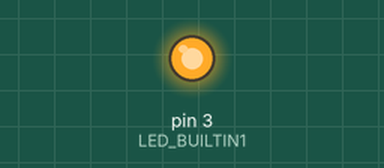
The sketch below on a simulated Arduino Uno, built with avr-gcc and run on an emulated ATmega328P. Shown: output pins drawn as LEDs (lit = HIGH).

Above: at 0.1 s.
Timing chart, 0 to 1.6 s (numbered marks = the images above):
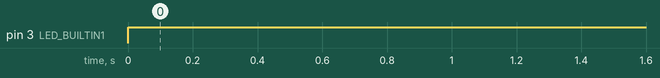

The sketch:

Code_Arduino_transmisor.ino
```cpp
// C++ code
//
const int LED_BUILTIN1= 3;

void setup()
{
  Serial.begin(9600);
  pinMode(LED_BUILTIN1, OUTPUT);
}

void loop()
{
  digitalWrite(LED_BUILTIN1, HIGH);
  delay(1000); // Wait for 1000 millisecond(s)
  //digitalWrite(LED_BUILTIN1, LOW);
 // delay(1000); // Wait for 1000 millisecond(s)
}
```

Measured:
- by itself, pin 3 (LED_BUILTIN1): LOW → HIGH at 0.00 s
